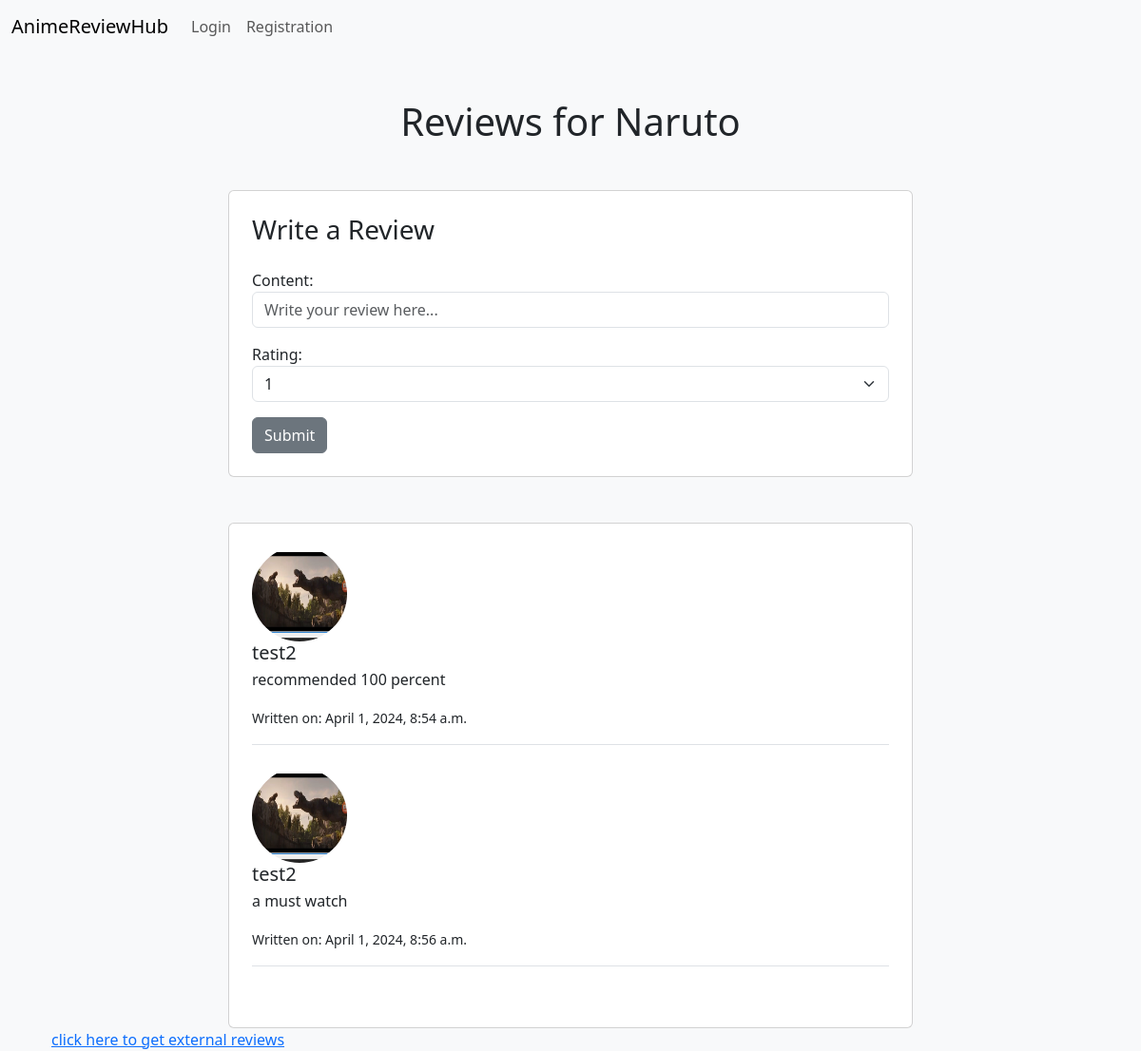
Page /api/animetitle/anime-reviews-list/2/ on the earlier database version.
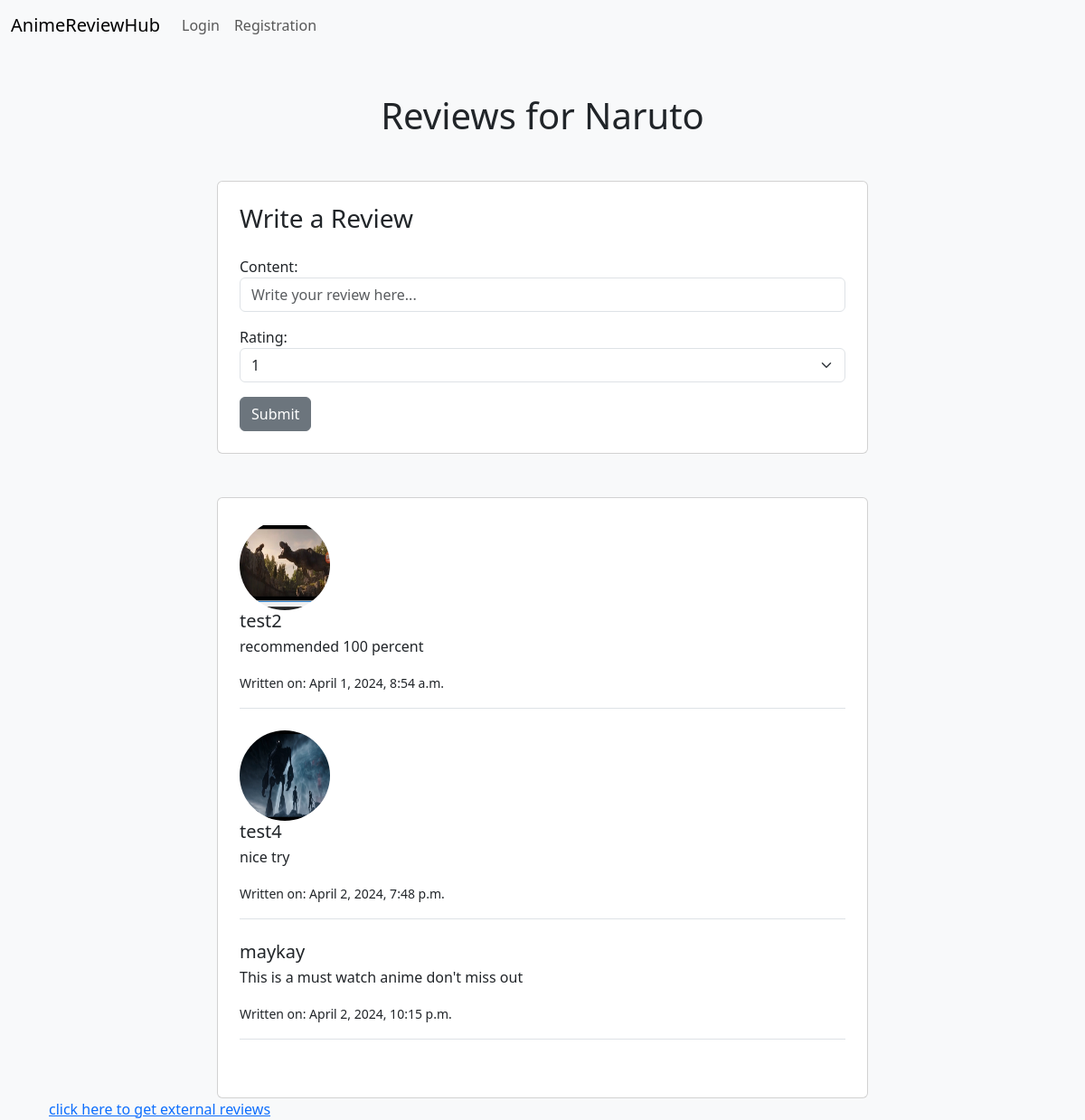
Same page on the later database version.
### Reviews/models.py (models this page shows, shortened)
class Review(models.Model):
    author = models.ForeignKey(User, on_delete=models.CASCADE)
    anime_title = models.ForeignKey(AnimeTitle, on_delete=models.CASCADE, null=True)
    content = models.TextField()
    created_at = models.DateTimeField(default=timezone.now)
    updated_at = models.DateTimeField(auto_now=True)
    class Meta:
        unique_together = ('author', 'anime_title')

### Users/models.py (models this page shows, shortened)
class Profile(models.Model):
    user = models.OneToOneField(User, on_delete=models.CASCADE)
    profile_pic = models.ImageField(upload_to='profile_pic/', null=True, blank=True)
    bio = models.TextField(max_length=500, blank=True)
    location = models.CharField(max_length=100, blank=True)

### AnimeTitles/views.py (the view)
# urls.py: path('anime-reviews-list/<int:anime_title_id>/', anime_reviews_list, name='anime-reviews-list'),
def anime_reviews_list(request, anime_title_id):
    anime_title = AnimeTitle.objects.get(pk=anime_title_id)
    reviews = Review.objects.filter(anime_title=anime_title)
    if request.method == 'POST':
        review_form = ReviewForm(request.POST)
        rating_form = RatingForm(request.POST)
        if review_form.is_valid() and rating_form.is_valid():
            author = request.user
            anime_title = anime_title
            content = review_form.cleaned_data['content']
            existing_review = Review.objects.filter(author=author, anime_title=anime_title).first()
            if existing_review:
                messages.success(request, 'You have already reviewed this anime.')
                return render(request, 'anime_reviews_list.html', {'anime_title': anime_title,
                                                                    'review_form': review_form,
                                                                    'rating_form': rating_form,
                                                                    'reviews': reviews,
                                                                    'error_message': 'You have already reviewed this anime.'})
            try:
                new_review = review_form.save(commit=False)
                new_review.author = author
                new_review.anime_title = anime_title
                new_review.save()
                rating = rating_form.save(commit=False)
                rating.review = new_review
                rating.user = author
                rating.save()
                messages.success(request, 'review created successfully!.')
                return redirect('anime-reviews-list', anime_title_id=anime_title_id)
            except IntegrityError:
                return render(request, 'anime_reviews_list.html', {'anime_title': anime_title,
                                                                    'review_form': review_form,
                                                                    'rating_form': rating_form,
                                                                    'reviews': reviews,
                                                                    'error_message': 'Failed to create review due to database error.'})
    else:
        review_form = ReviewForm()
        rating_form = RatingForm()
    return render(request, 'anime_reviews_list.html', {'anime_title': anime_title,
                                                       'review_form': review_form,
                                                       'rating_form': rating_form,
                                                       'reviews': reviews})

### Reviews/forms.py
class ReviewForm(forms.ModelForm):
    content = forms.CharField(
        widget=forms.Textarea(attrs={'class': 'form-control', 'placeholder': 'Write your review here...'})
    )
    class Meta:
        model = Review
        fields = ['content']

class RatingForm(forms.ModelForm):
    rating = forms.ChoiceField(
        choices=[(i, i) for i in range(1, 6)],
        widget=forms.Select(attrs={'class': 'form-select'})
    )
    class Meta:from django import forms

### AnimeTitles/models.py (called while the page is built)
    def __str__(self):
        return self.title

### AnimeTitles/templates/anime_reviews_list.html (shortened to what this page needs)
{% extends 'base.html' %}
{% block content %}
{% load static %}
<body style="background-color: #f8f9fa;">
    <div class="container">
        <h1 class="text-center mt-5">Reviews for {{ anime_title }}</h1>
        <div class="row justify-content-center mt-5">
            <div class="col-lg-8">
                <div class="card p-4">
                    <h3 class="mb-4">Write a Review</h3>
                    <form method="post" id="reviewForm">
                        {{ review_form.as_p }}
                        {{ rating_form.as_p }}
                        <button id="submitButton" class='btn btn-secondary' type="submit">Submit</button>
                    </form>
                </div>
            </div>
        </div>
        <div class="row justify-content-center mt-5">
            <div class="col-lg-8">
                <div class="card p-4">
                    <ul class="list-unstyled">
                        {% for review in reviews %}
                            <li class="media mb-4 border-bottom pb-3">
                                {% if review.author.profile.profile_pic %}
                                    <img src="{{ review.author.profile.profile_pic.url }}" alt="User Image" class="mr-3 rounded-circle" width="100" height="100">
                                {% endif %}
                                <div class="media-body">
                                    <h5 class="mt-0 mb-1">{{ review.author.username }}</h5>
                                    <p>{{ review.content }}</p>
                                    <small>Written on: {{ review.created_at }}</small>
                                    <br>
                                </div>
                            </li>
                        {% empty %}
                            <li>No reviews available.</li>
                        {% endfor %}
                    </ul>
                </div>
            </div>
        </div>
        <div>
            <a href="{% url 'external-source' %}">click here to get external reviews</a>
        </div>
    </div>
</body>
{% endblock %}

Differences in the rows shown:
removed Review: author.profile.profile_pic (picture), author.username "test2", content "a must watch", created_at "April 1, 2024, 8:56 a.m."
added Review: author.profile.profile_pic (picture), author.username "test4", content "nice try", created_at "April 2, 2024, 7:48 p.m."
added Review: author.username "maykay", content "This is a must watch anime don't miss out", created_at "April 2, 2024, 10:15 p.m."
